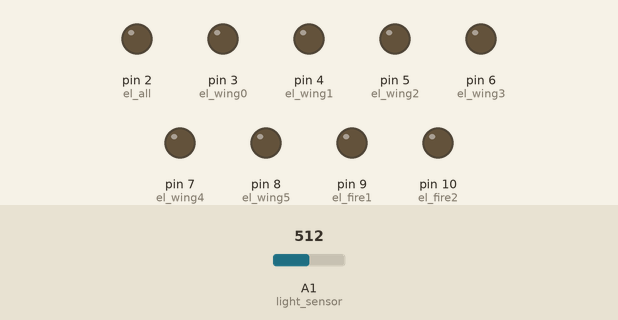
A sketch run on a simulated Arduino Uno, built with avr-gcc and run on an emulated ATmega328P. Parts: output pins drawn as LEDs (lit = HIGH). The inputs (shaded band) are chosen by the test bench; at power-on: A1 (light_sensor) = 512. Random numbers use the default seed unless the sketch sets one.

Above: at 1.2 s.
1.3 s: A1 (light_sensor) set to 716
2.8 s: A1 (light_sensor) set to 733
At 2.95 s:
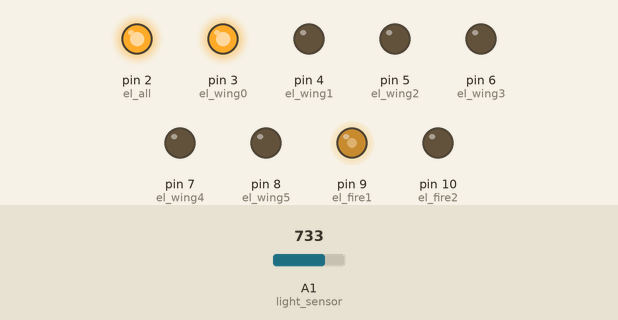
At 3.55 s:
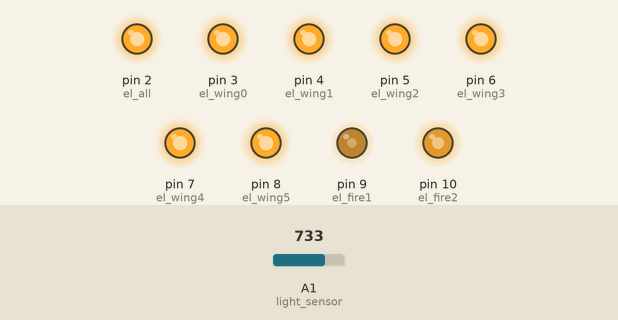
Timing chart, 0 to 23.6 s (numbered marks = the images above; inputs shaded):
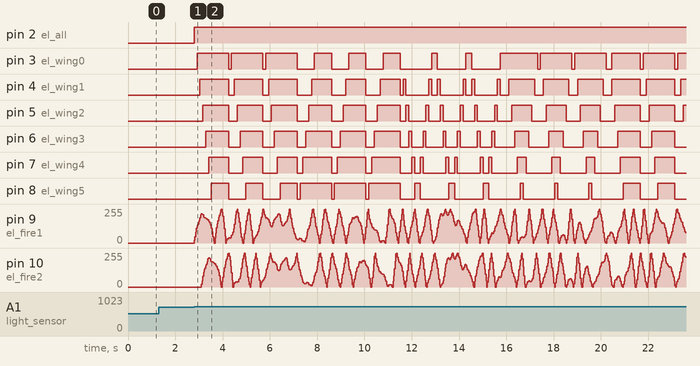

Measured:
- the behaviour switches between 724 and 725 on A1 (light_sensor) (found by bisection; images 0 and 1)
- after the input at 1.3 s, every drawn part: stays the same
- after the input at 2.8 s, pin 2 (el_all): LOW → HIGH at once; pin 3 (el_wing0): LOW → HIGH after 0.12 s, → LOW 1.3 s later, → HIGH 0.12 s later, → LOW 1.3 s later, … (27 changes in this stretch)

The sketch:

dragon.ino
```cpp
/*

 Dragon Flag

 */


const int el_all = 2;
const int el_wing0 = 3;
const int el_wing1 = 4;
const int el_wing2 = 5;
const int el_wing3 = 6;
const int el_wing4 = 7;
const int el_wing5 = 8;
const int el_fire1 = 9;
const int el_fire2 = 10;

const int light_sensor = A1;

const int loop_delay = 30;
const int disabled_delay = 30;
const int fire_delay = 10;
const int fire_flicker = 30;

int enabled = 0;
int enable() {
  digitalWrite(13, LOW);
  enabled = 1;
  digitalWrite(el_all, HIGH);
}
int disable() {
  digitalWrite(13, HIGH);
  enabled = 0;
  digitalWrite(el_all, LOW);
  digitalWrite(el_wing0, LOW);
  digitalWrite(el_wing1, LOW);
  digitalWrite(el_wing2, LOW);
  digitalWrite(el_wing3, LOW);
  digitalWrite(el_wing4, LOW);
  digitalWrite(el_wing5, LOW);
  digitalWrite(el_fire1, LOW);
  digitalWrite(el_fire2, LOW);
}

// set two fire el as chased
int fire_buffer[fire_delay];
int fire_pos=0;
void fire_set(int val)  {
  analogWrite(el_fire1, val);
  analogWrite(el_fire2, fire_buffer[fire_pos]);
  fire_buffer[fire_pos] = val;
  fire_pos++;
  if(fire_pos >= fire_delay) { fire_pos = 0; }
}

// animate fire
int fire_speed = fire_flicker;
int fire_val = 0;
void fire_animate() {
  // animate fire
  fire_speed += random(fire_flicker)-(fire_flicker/2);
  fire_val += fire_speed;
  if(fire_val < 0) {
    fire_val = 0;
    fire_speed = fire_flicker;
  }
  if(fire_val >= 255) {
    fire_val = 255;
    fire_speed = -fire_flicker;
  }
  fire_set(fire_val);
}

int wing_mode_frame = 0;
int wing_mode = 0;
int wing_pos = 0;
int wing_frame = 10;
void wings_animate()  {
  wing_frame++;
  if(wing_frame > 3) {
    wing_frame = 0;

    switch(wing_mode) {
      case 0:
        digitalWrite(el_wing0, wing_pos >= 1 ? HIGH : LOW);
        digitalWrite(el_wing1, wing_pos >= 2 ? HIGH : LOW);
        digitalWrite(el_wing2, wing_pos >= 3 ? HIGH : LOW);
        digitalWrite(el_wing3, wing_pos >= 4 ? HIGH : LOW);
        digitalWrite(el_wing4, wing_pos >= 5 ? HIGH : LOW);
        digitalWrite(el_wing5, wing_pos >= 6 ? HIGH : LOW);
      break;
      case 1:
        digitalWrite(el_wing0, wing_pos >= 6 ? HIGH : LOW);
        digitalWrite(el_wing1, wing_pos >= 5 ? HIGH : LOW);
        digitalWrite(el_wing2, wing_pos >= 4 ? HIGH : LOW);
        digitalWrite(el_wing3, wing_pos >= 3 ? HIGH : LOW);
        digitalWrite(el_wing4, wing_pos >= 2 ? HIGH : LOW);
        digitalWrite(el_wing5, wing_pos >= 1 ? HIGH : LOW);
      break;
      case 2:
        digitalWrite(el_wing0, wing_pos == 0 || wing_pos == 11 ? HIGH : LOW);
        digitalWrite(el_wing1, wing_pos == 1 || wing_pos == 10 ? HIGH : LOW);
        digitalWrite(el_wing2, wing_pos == 2 || wing_pos == 9 ? HIGH : LOW);
        digitalWrite(el_wing3, wing_pos == 3 || wing_pos == 8 ? HIGH : LOW);
        digitalWrite(el_wing4, wing_pos == 4 || wing_pos == 7 ? HIGH : LOW);
        digitalWrite(el_wing5, wing_pos == 5 || wing_pos == 6 ? HIGH : LOW);
      break;
      case 3:
        digitalWrite(el_wing0, wing_pos >= 1 && wing_pos <= 11  ? HIGH : LOW);
        digitalWrite(el_wing1, wing_pos >= 2 && wing_pos <= 10  ? HIGH : LOW);
        digitalWrite(el_wing2, wing_pos >= 3 && wing_pos <= 9  ? HIGH : LOW);
        digitalWrite(el_wing3, wing_pos >= 4 && wing_pos <= 8  ? HIGH : LOW);
        digitalWrite(el_wing4, wing_pos >= 5 && wing_pos <= 7  ? HIGH : LOW);
        digitalWrite(el_wing5, wing_pos >= 6 && wing_pos <= 6 ? HIGH : LOW);
      break;
      default:
        wing_mode = 0;
    }

    // advance wing mode
    wing_mode_frame++;
    if(wing_pos == 0 && wing_mode_frame > 30) {
      wing_mode_frame = 0;
      wing_mode++;
      wing_pos = 0;
    }

    // advance pos
    wing_pos++;
    if(wing_pos > 11) { wing_pos = 0;}

  }
}

void check_light() {
  int light_level = 1024 - analogRead(light_sensor);
  if(light_level > 400) {
    disable();
  }
  if(light_level < 300) {
    enable();
  }
}

void setup()  {
  pinMode(light_sensor, INPUT);
  pinMode(el_all, OUTPUT);
  pinMode(el_wing0, OUTPUT);
  pinMode(el_wing1, OUTPUT);
  pinMode(el_wing2, OUTPUT);
  pinMode(el_wing3, OUTPUT);
  pinMode(el_wing4, OUTPUT);
  pinMode(el_wing5, OUTPUT);
  pinMode(el_fire1, OUTPUT);
  pinMode(el_fire2, OUTPUT);
}


int s = LOW;
void flash_light(){
  int light_level = analogRead(light_sensor);
  delay(light_level);
  s = s?LOW:HIGH;
  digitalWrite(el_wing5, s);
  return;
}

void loop()  {
  //return flash_light();

  check_light();

  if(enabled) {

    fire_animate();
    wings_animate();

    delay(loop_delay);

  } else {
    delay(disabled_delay);
  }

}
```
